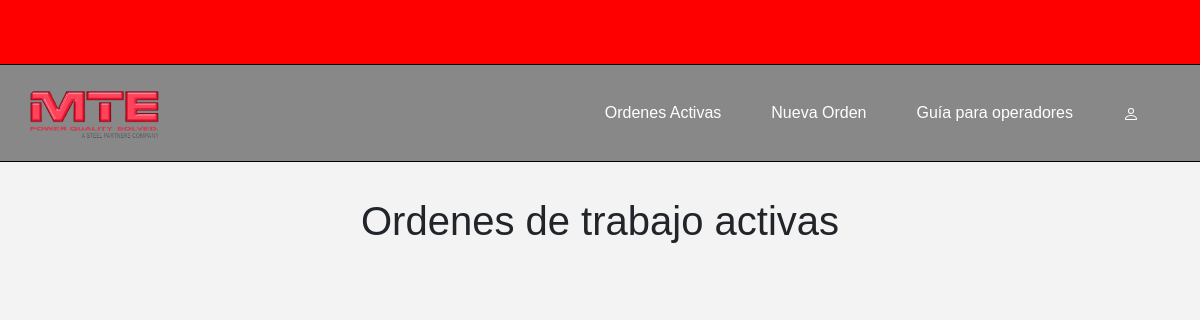
Before: /OrdenesTrabajo/ with the older database file.
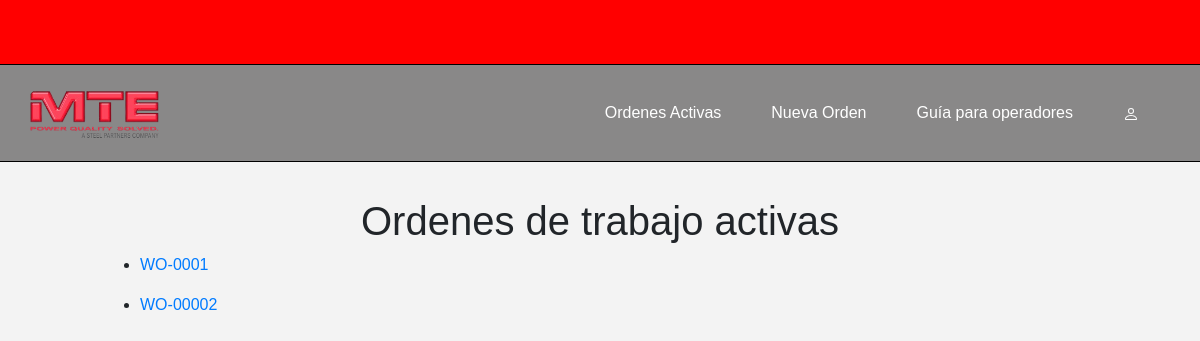
After: the same page with the newer database file.
### polls/models.py (models this page shows, shortened)
class work_orders(models.Model):
    order_number = models.CharField(max_length=50, unique=True)
    pub_date = models.DateTimeField(auto_now_add=True)
    is_active = models.BooleanField(default=True)

### polls/views.py (the view)
# urls.py: path("OrdenesTrabajo/", WorkOrderListView.as_view(), name="ordenes"),
class WorkOrderListView(ListView):
    model = work_orders
    template_name = "polls/work_order.html"
    context_object_name = "orders"

### polls/templates/polls/work_order.html (shortened to what this page needs)
{% extends "polls/base.html" %}
{% block content%}
<center><h1> Ordenes de trabajo activas </h1></center>
{% for order in orders %}
<ul>
    <li>
        <a href="{% url 'etiquetas' order.id %}"> {{order.order_number}} </a>
    </li>
</ul>
{% endfor %}
{% endblock %}

Changed rows visible on the page:
added work_orders: order_number "WO-0001"
added work_orders: order_number "WO-00002"
